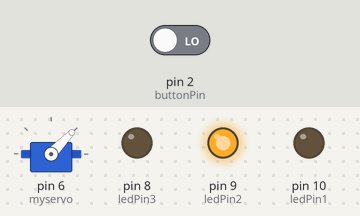
Simulated run of this sketch. Board: Arduino Uno, built with avr-gcc and run on an emulated ATmega328P. On the bench: servo, output pins drawn as LEDs (lit = HIGH). The test bench sets the inputs (shaded band); at power-on: pin 2 (buttonPin) LOW. What the sketch prints to the serial monitor is not drawn.

Above: at 18.0 s.
18.1 s: pin 2 (buttonPin) driven HIGH
At 18.33 s:
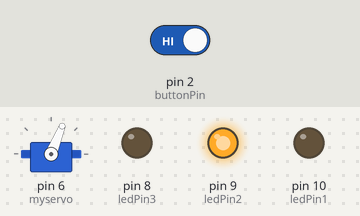
At 22.86 s:
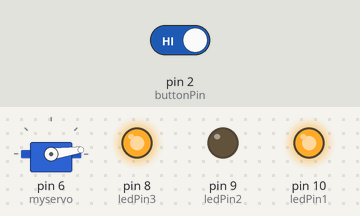
Timing chart, 0 to 41.3 s (numbered marks = the images above; inputs shaded):
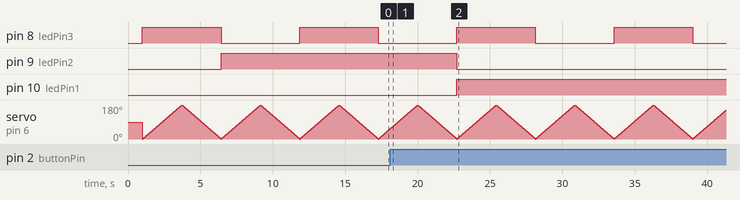

Measured:
- after the input at 18.1 s, pin 9 (ledPin2): HIGH → LOW after 4.6 s; pin 10 (ledPin1): LOW → HIGH after 4.6 s
- by itself, pin 8 (ledPin3): alternates HIGH for 5.4 s and LOW for 5.4 s

The sketch:

BlinkMillis.ino
```cpp
#include <Servo.h>
Servo myservo;
int pos = 0;
// constants won't change. Used here to set a pin number:
const int buttonPin = 2;
const int ledPin1 = 10;
const int ledPin2 = 9;
const int ledPin3 = 8;

// Variables will change:
int buttonState = 0;
int ledState = LOW;             // ledState used to set the LED

// Generally, you should use "unsigned long" for variables that hold time
// The value will quickly become too large for an int to store
unsigned long previousMillis = 0;        // will store last time LED was updated

// constants won't change:
const long interval = 1000;           // interval at which to blink (milliseconds)

void setup() {
  // set the digital pin as output:
  myservo.attach(6);
  pinMode(ledPin1, OUTPUT);
  pinMode(ledPin2, OUTPUT);
  pinMode(ledPin3, OUTPUT);
  pinMode(buttonPin, INPUT);
  Serial.begin(115200);
}

void loop() {

  unsigned long currentMillis = millis();

  if (currentMillis - previousMillis >= interval) {
    // save the last time you blinked the LED
    previousMillis = currentMillis;

    // if the LED is off turn it on and vice-versa:
    if (ledState == LOW) {
      ledState = HIGH;
      Serial.print(ledState);
    } else {
      ledState = LOW;
      Serial.print(ledState);
    }
    digitalWrite(ledPin3, ledState);
    for(pos = 0; pos < 180; pos += 1)  // goes from 0 degrees to 180 degrees
    {                                  // in steps of 1 degree
      myservo.write(pos);              // tell servo to go to position in variable 'pos'
      delay(15);                       // waits 15ms for the servo to reach the position
    }
    for(pos = 180; pos>=1; pos-=1)     // goes from 180 degrees to 0 degrees
    {
      myservo.write(pos);              // tell servo to go to position in variable 'pos'
      delay(15);                       // waits 15ms for the servo to reach the position
    }
    buttonState = digitalRead(buttonPin);
    if (buttonState == HIGH){
      digitalWrite(ledPin1, HIGH);
      digitalWrite(ledPin2, LOW);
    }else{
      digitalWrite(ledPin1, LOW);
      digitalWrite(ledPin2, HIGH);
    }

  }


}
```
